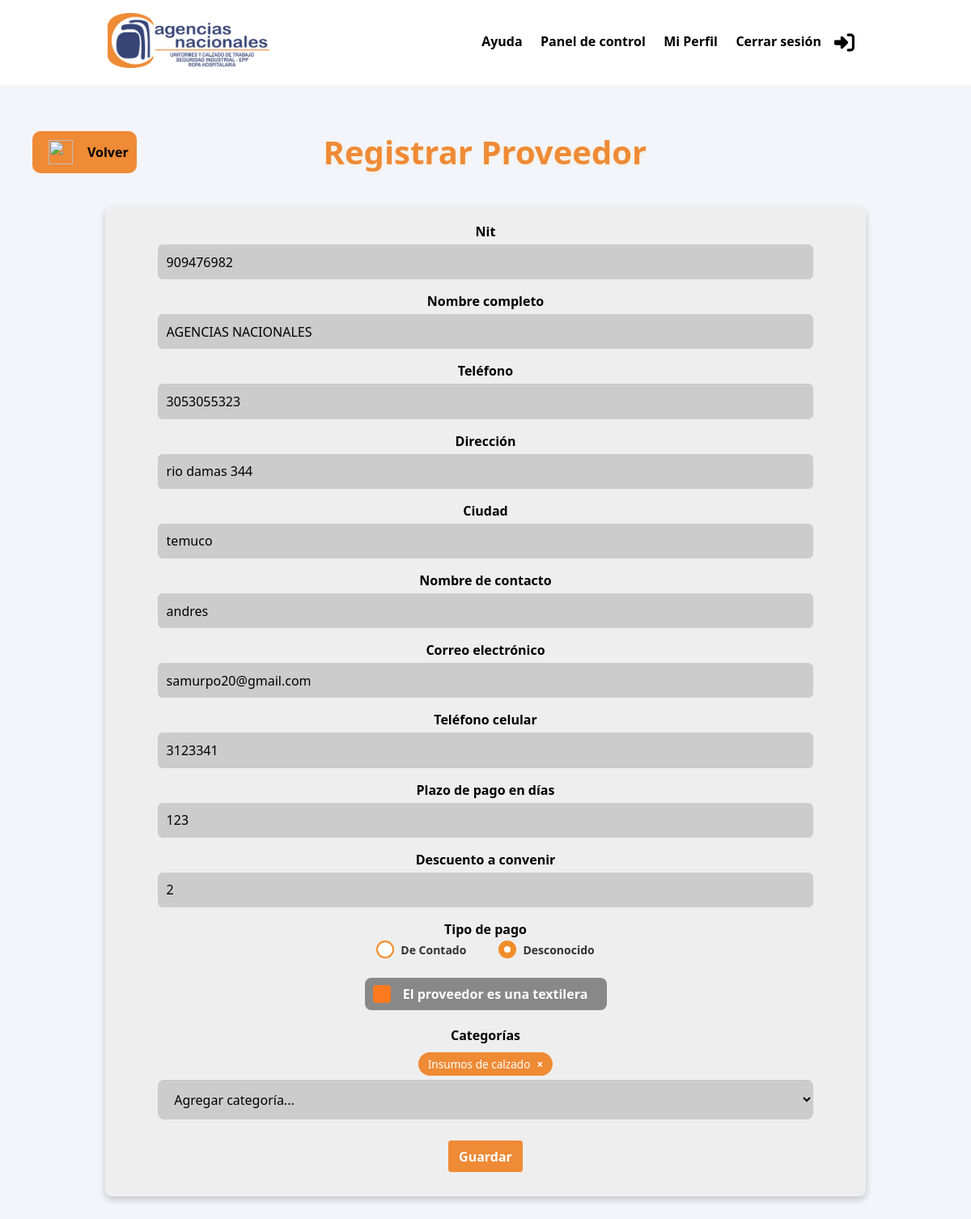
/proveedor/proveedor/editar/1/ (signed in), run on an earlier commit of the app's database.
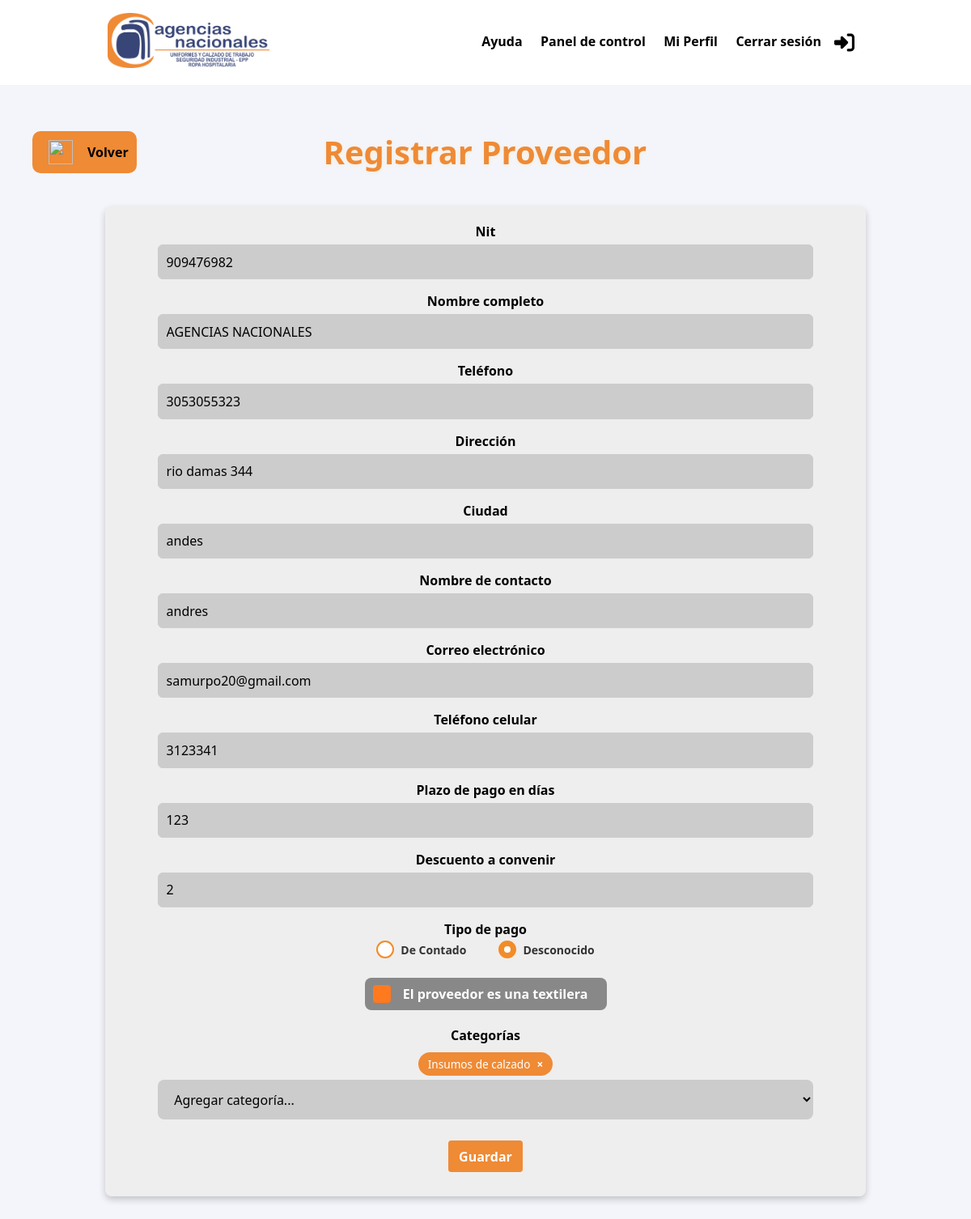
And on a later commit of the database.
### apps/proveedor/models.py (models this page shows, shortened)
class Proveedor(models.Model):
    ID = models.AutoField(primary_key=True)
    Nit = models.CharField(max_length=100)
    Nombre = models.CharField(max_length=255)
    Telefono = models.CharField(max_length=20)
    Direccion = models.CharField(max_length=255)
    Ciudad = models.CharField(max_length=100)
    Contacto = models.CharField(max_length=100)
    Correo = models.EmailField(max_length=100)
    Movil = models.CharField(max_length=20)
    Plazo = models.PositiveIntegerField()
    Descuento = models.CharField(max_length=100, blank=True, null=True)
    Contado = models.CharField(max_length=20, choices=OPCIONES_CONTADO, default='desconocido')
    Categorias = models.TextField(blank=True)
    Textilera = models.BooleanField(default=False)
    def get_categorias_list(self):
        return self.Categorias.split(',') if self.Categorias else []

### apps/proveedor/views.py (the view)
# urls.py: path('proveedor/proveedor/editar/<int:ProveedorID>/', ProveedorUpdateView.as_view(), name='proveedores_editar'),
class ProveedorUpdateView(LoginRequiredMixin, UpdateView):
    model = Proveedor
    form_class = ProveedorForm
    template_name = 'proveedor/Proveedor_editar.html'
    context_object_name = 'Proveedor'
    login_url = "login"
    success_url = reverse_lazy('proveedores_list')
    pk_url_kwarg = 'ProveedorID'

### templates/proveedor/proveedor_editar.html (shortened to what this page needs)
{% extends 'main/index.html' %}
{% load static %}
{% block styles %}
{{ block.super }}
{% endblock %}
{% block content %}
<div class="space">
  <div class="header-bar">
    <button type="button" class="btn-back" onclick="history.back()">
      <img src="{% static 'imgs/left-long-solid.svg' %}" class="icon_main" alt="">
      <span>Volver</span>
    </button>
    <h2>Registrar Proveedor</h2>
  </div>
  <form method="post">
    <div class="form-group">
    {% for field in form %}
  {% if field.name == 'Contado' %}
    <div class="mb-3">
      <label class="form-label">{{ field.label }}</label>
      <div class="radio-inline-group">
        {{ field }}
      </div>
    </div>
  {% elif field.name == 'Textilera' %}
    <div class="mb-3">
      <label for="{{ field.id_for_label }}">{{ field.label }}</label>
    </div>
  {% elif field.name != 'categorias' %}
    <div class="mb-3">
      <label for="{{ field.id_for_label }}" class="form-label">{{ field.label }}</label>
      {{ field }}
    </div>
  {% endif %}
{% endfor %}
      <div class="mb-3">
        <label for="id_categorias_original" class="form-label">{{ form.categorias.label }}</label>
        <div id="categoria-selector" class="categoria-custom-selector"></div>
      </div>
    </div>
    <button type="submit" class="btn btn-primary">Guardar</button>
  </form>
</div>
{% endblock %}

What changed in the data, as far as the page shows it:
changed Proveedor "AGENCIAS NACIONALES": Ciudad "temuco" → "andes"
